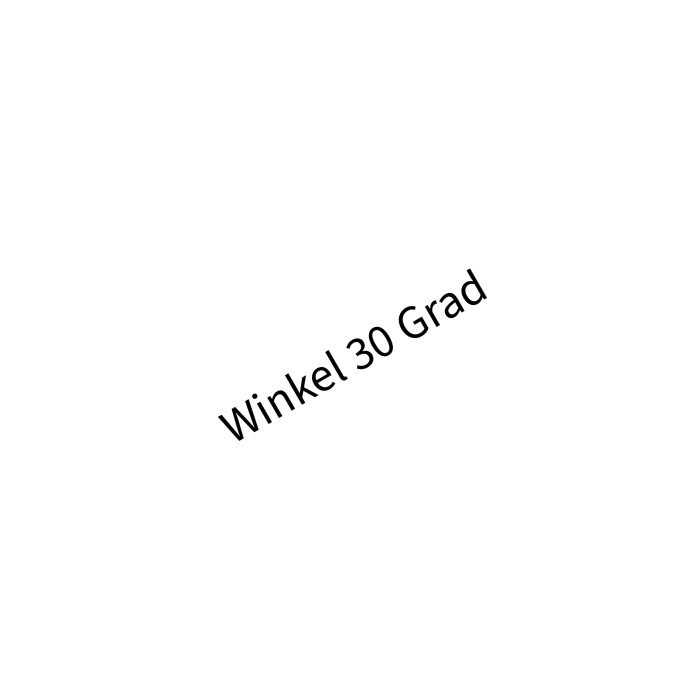
#> input picture curvyo-ocr-core/tests/fixtures/tester/rotated_30.png, 1400 x 1400 px, given in place of poster.png, which was not available (shown at 1/2 size)
$ python make_turned.py
#> lines starting #> are read from the running program, lines starting #| are printed output that depends on the picture
"""Renders the tester fixtures of 0091 slice 3 (`acceptance_0091_slice3_tester.rs`).

Run from the repository root: `python3 -I curvyo-ocr-core/tests/fixtures/tester/make_turned.py`
(needs Pillow, and `make_posters.py` and `make_colour.py` run before, for `poster.png` and
`colour_poster.png`). Faces: Source Sans 3 (OFL, included in Curvyo).

Turns follow Pillow: a positive angle is counter-clockwise on the screen, so a line turned by 90
reads from the bottom to the top. In the document's y-down matrix that is `atan2(b, a) = -angle`.
- `poster_180.png`, `colour_poster_180.png`: the slice 1 and slice 2 posters turned by 180.
- `steep.png`: one line turned by 90 (bottom to top) and one by -90 (top to bottom).
- `mixed.png`: an upright line above an upside-down line.
- `turned_195.png`: one line turned by 195, i.e. 180 plus 15.
- `tight_180.png`: three upside-down lines with marks, set close together.
"""

from pathlib import Path

from PIL import Image, ImageDraw, ImageFont

ROOT = Path(__file__).resolve().parents[4]
OUT = Path(__file__).resolve().parent
SANS = ROOT / "frontend/public/fonts/source-sans-3/SourceSans3-Regular.otf"


def strip(string, size=96):
    face = ImageFont.truetype(str(SANS), size)
    left, top, right, bottom = face.getbbox(string)
    mask = Image.new("L", (right + 40, bottom + 40), 0)
    ImageDraw.Draw(mask).text((20, 20), string, font=face, fill=255)
    return mask


def put(image, string, degrees, centre):
    turned = strip(string).rotate(degrees, resample=Image.BICUBIC, expand=True)
    x = centre[0] - turned.width // 2
    y = centre[1] - turned.height // 2
    image.paste((0, 0, 0), (x, y), turned)


for name in ("poster", "colour_poster"):
    Image.open(OUT / f"{name}.png").rotate(180).save(OUT / f"{name}_180.png")
#> pass 2 of the loop `for name in ("poster", "colour_poster"):`:
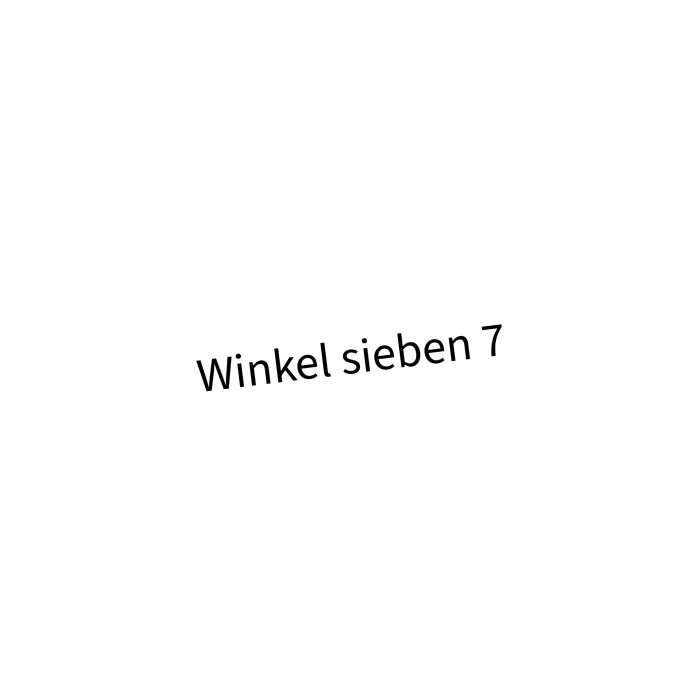
#> input picture curvyo-ocr-core/tests/fixtures/tester/rotated_7.png, 1400 x 1400 px, given in place of colour_poster.png, which was not available (shown at 1/2 size)
#> `Image.open(OUT / f"{name}.png").rotate(180).save(OUT / f"{name}_180.pn..`:
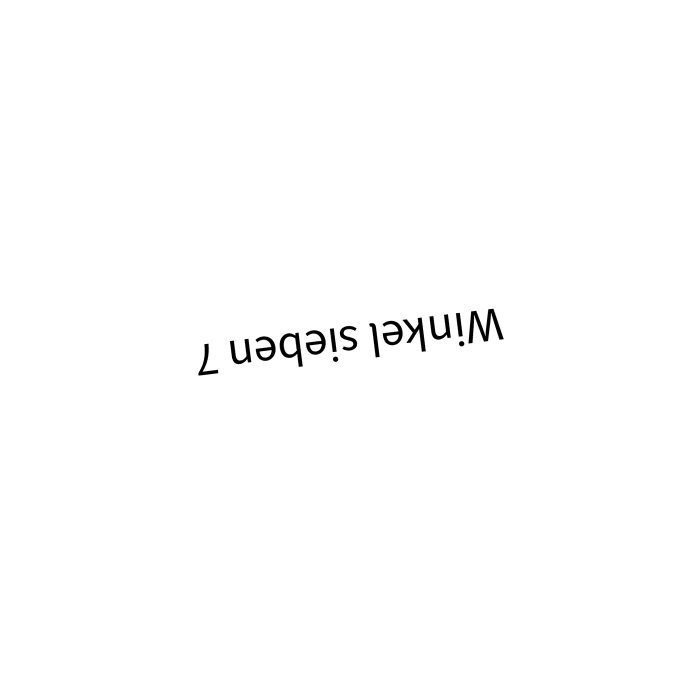
#> saved as colour_poster_180.png: PIL image 1400x1400 RGB (shown at 1/2 size); min 0, max 255, mean 253.5

steep = Image.new("RGB", (1400, 1400), "white")
#> steep: PIL image 1400x1400 RGB; every value is 255
put(steep, "Hochkant hinauf 90", 90, (350, 700))
#> in strip, `mask = Image.new("L", (right + 40, bottom + 40), 0)`: mask: PIL image 981x131 L; every value is 0
put(steep, "Hochkant hinab 90", -90, (1050, 700))
#> in strip (call 2), `mask = Image.new("L", (right + 40, bottom + 40), 0)`: mask: PIL image 947x131 L; every value is 0
steep.save(OUT / "steep.png")

mixed = Image.new("RGB", (1400, 700), "white")
#> mixed: PIL image 1400x700 RGB; every value is 255
put(mixed, "Oben aufrecht 11", 0, (700, 180))
#> call 3 of strip, with string = 'Oben aufrecht 11', size = 96
#> in strip (call 3), `mask = Image.new("L", (right + 40, bottom + 40), 0)`: mask: PIL image 881x131 L; every value is 0
#> in strip (call 3), `ImageDraw.Draw(mask).text((20, 20), string, font=face, fill=255)`:
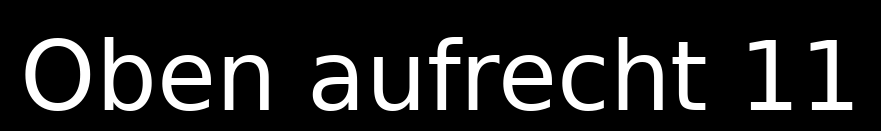
#> mask: PIL image 881x131 L; min 0, max 255, mean 34.6
put(mixed, "Unten kopfüber 22", 180, (700, 500))
#> call 4 of put, with string = 'Unten kopfüber 22', degrees = 180, centre = (700, 500)
#> call 4 of strip, with string = 'Unten kopfüber 22', size = 96
#> in strip (call 4), `mask = Image.new("L", (right + 40, bottom + 40), 0)`: mask: PIL image 938x150 L; every value is 0
#> in strip (call 4), `ImageDraw.Draw(mask).text((20, 20), string, font=face, fill=255)`:
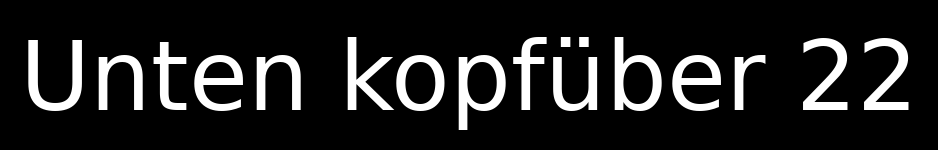
#> mask: PIL image 938x150 L; min 0, max 255, mean 31.9
#> in put (call 4), `image.paste((0, 0, 0), (x, y), turned)`:
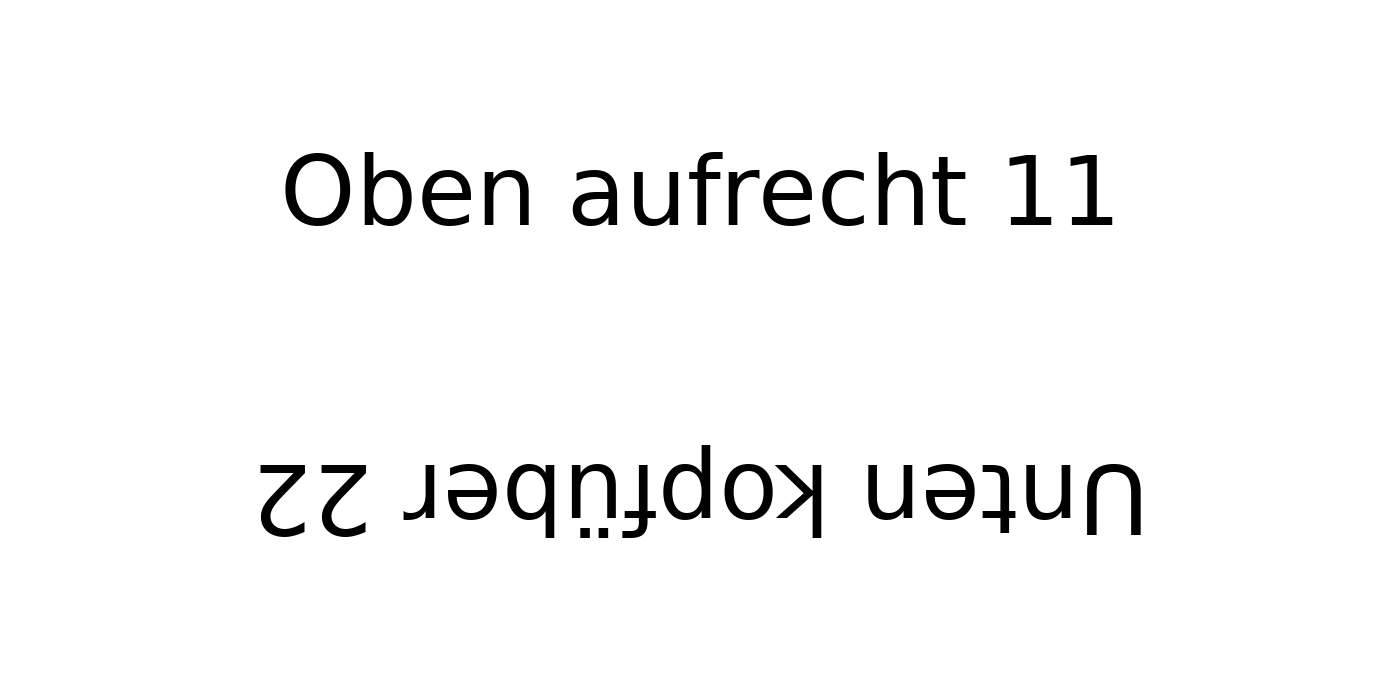
#> image: PIL image 1400x700 RGB; min 0, max 255, mean 246.4
mixed.save(OUT / "mixed.png")

turned = Image.new("RGB", (1400, 1400), "white")
put(turned, "Winkel 195 Grad", 195, (700, 700))
#> in strip (call 5), `mask = Image.new("L", (right + 40, bottom + 40), 0)`: mask: PIL image 836x131 L; every value is 0
#> in strip (call 5), `ImageDraw.Draw(mask).text((20, 20), string, font=face, fill=255)`:
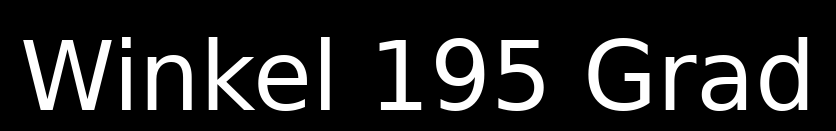
#> mask: PIL image 836x131 L; min 0, max 255, mean 37.4
#> in put (call 5), `turned = strip(string).rotate(degrees, resample=Image.BICUBIC, expand=..`:
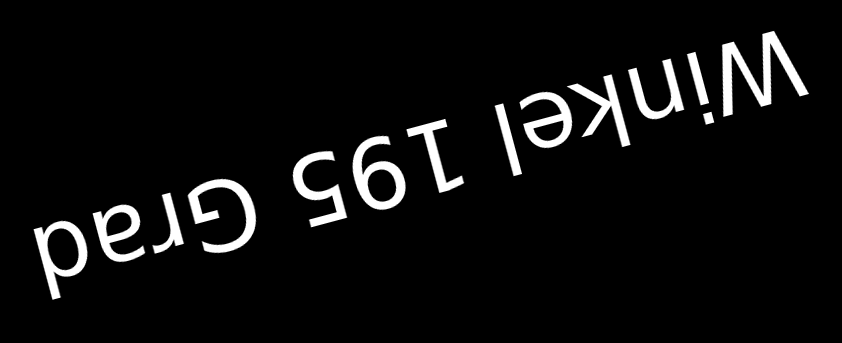
#> turned: PIL image 842x343 L; min 0, max 255, mean 14.2
turned.save(OUT / "turned_195.png")

# Three tight lines, upside down, for the room a turned line grows by above its text: the lines
# of the middle and the top carry marks (Ä, Ö) that sit under the line above them once turned.
tight = Image.new("RGB", (1400, 700), "white")
for i, string in enumerate(["Äpfel Öl Ärger", "Ölfässer Übung", "Ärmel Öfen Äste"]):
    put(tight, string, 180, (700, 140 + i * 130))
#> this loop made 3 passes
#> pass 1, in put (call 6), `turned = strip(string).rotate(degrees, resample=Image.BICUBIC, expand=..`:
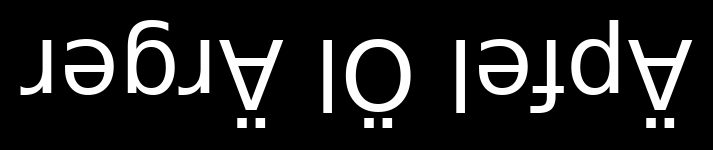
#> turned: PIL image 713x150 L; min 0, max 255, mean 34
#> after the loop:
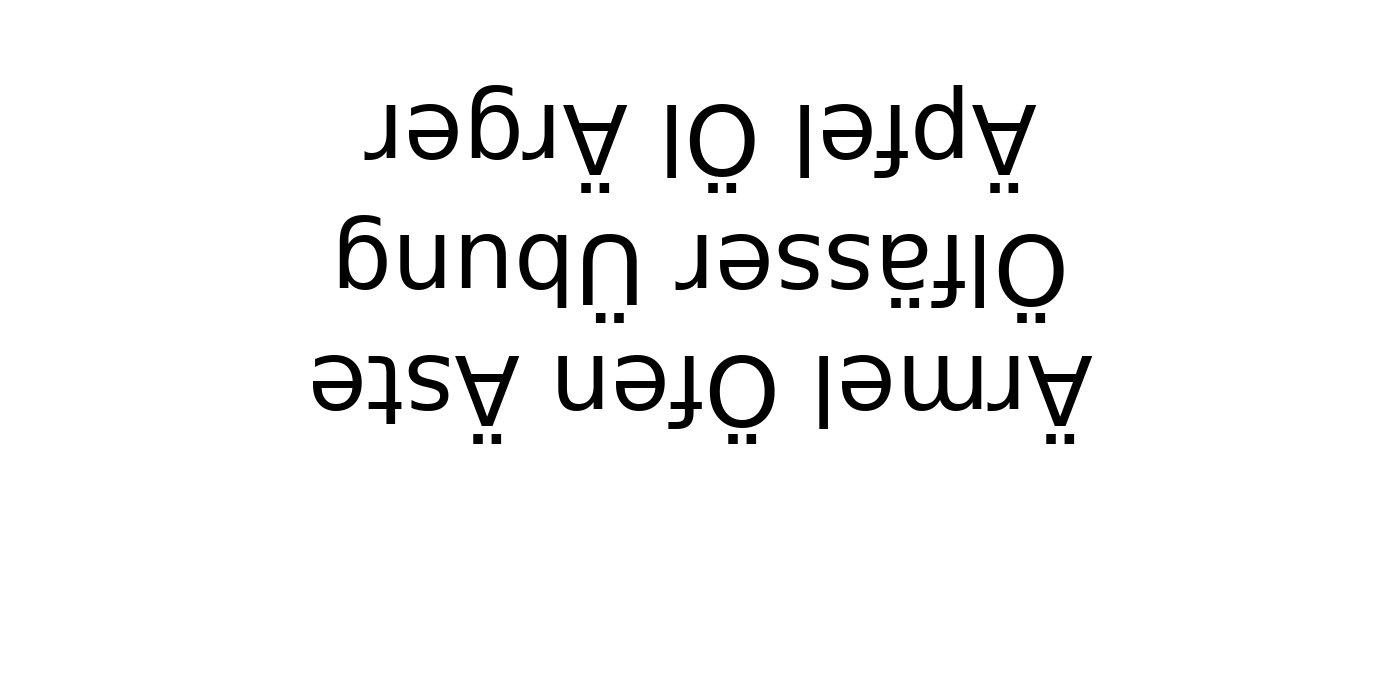
#> tight: PIL image 1400x700 RGB; min 0, max 255, mean 243.1
tight.save(OUT / "tight_180.png")
